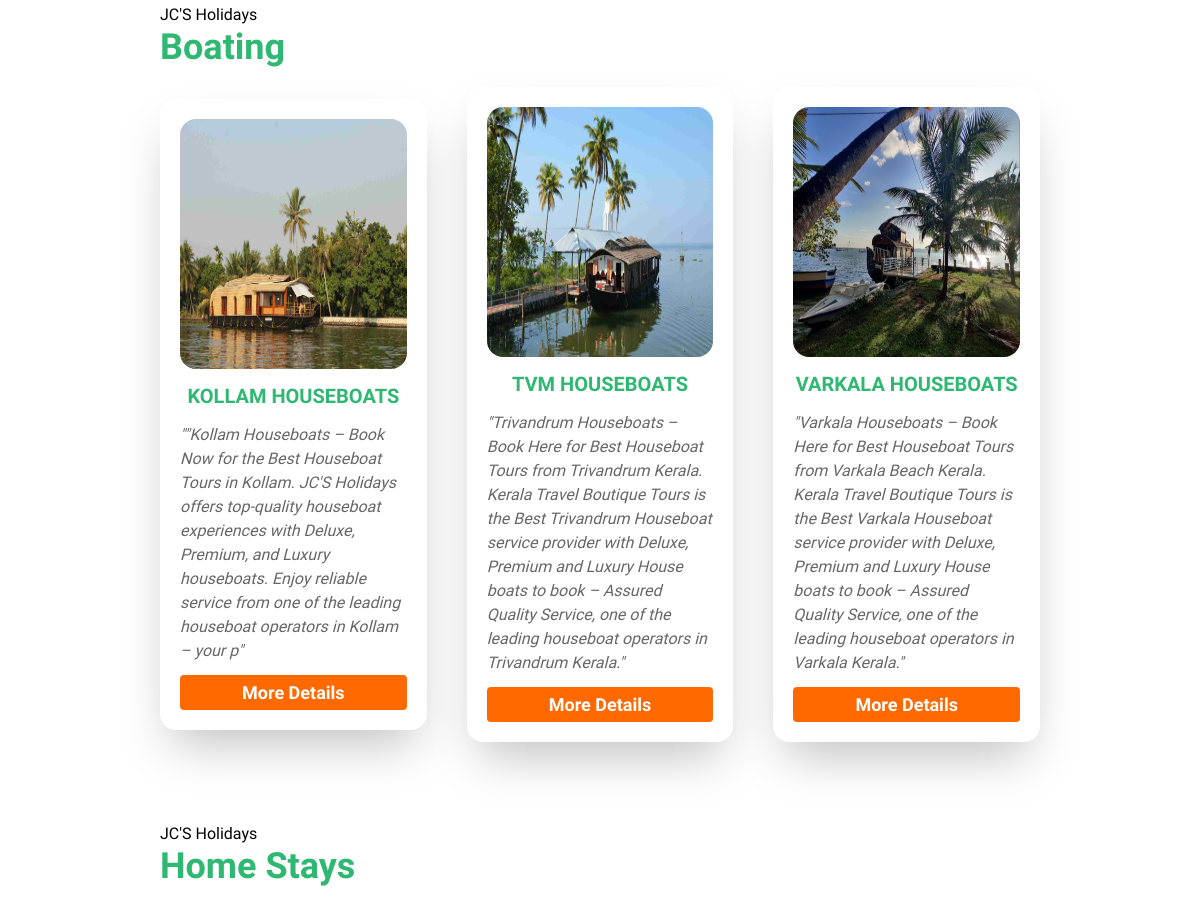
The app's page / (middle part), older data.
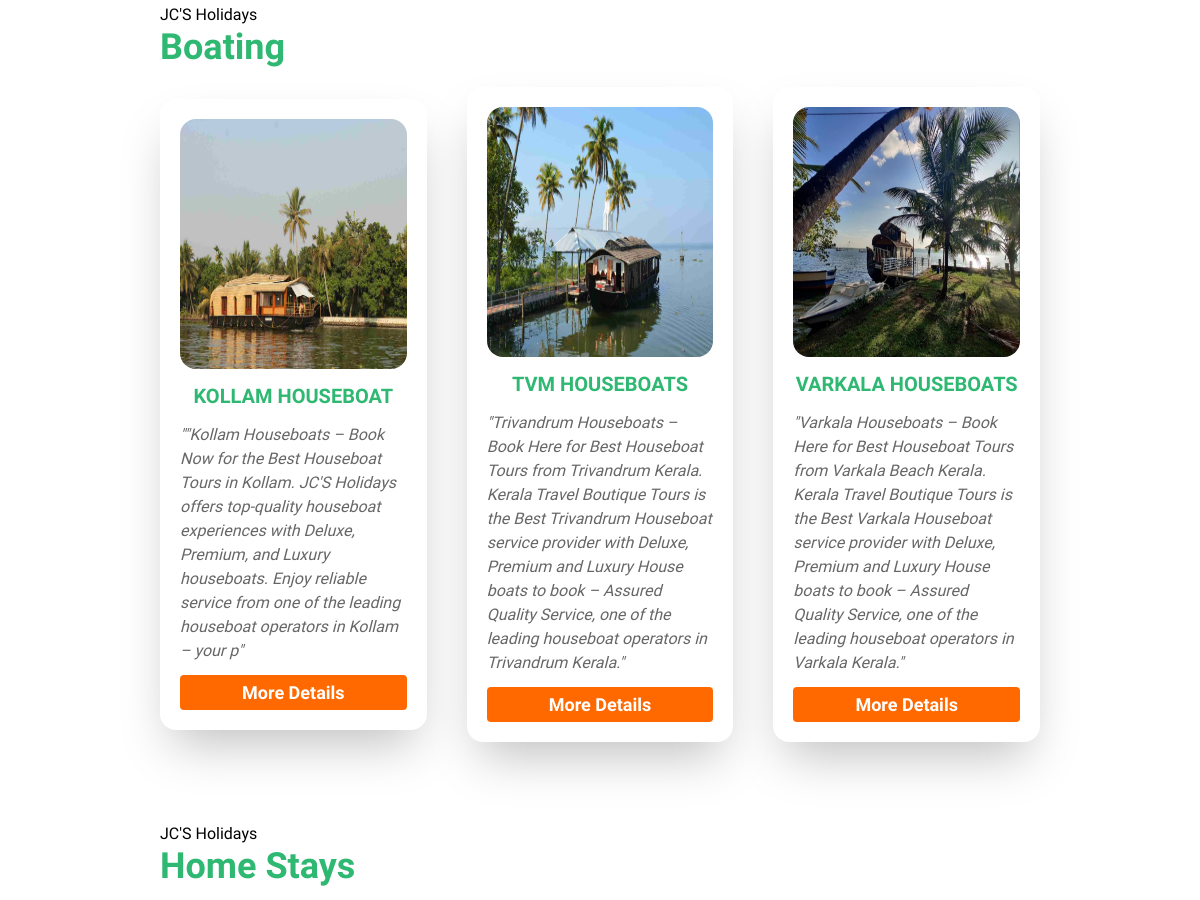
The same page, newer data.
### myapp/models.py (models this page shows, shortened)
class Boat(models.Model):
    slug = models.SlugField(unique=True)
    name = models.CharField(max_length=255)
    image = models.ImageField(upload_to='bots/', default=1)
    video_link = models.CharField(max_length=1255, default=1)
    short_desc = models.TextField(max_length=1255)

### myapp/views.py (the view)
# urls.py: path('', views.index, name='boat'),
def index(request):
    boats= Boat.objects.all()
    return render(request, 'index.html', {
        'boats': boats,
    })

### templates/index.html (shortened to what this page needs)
{% load static %}
<!DOCTYPE html>
<html lang="en">
<head>
    <link href="https://cdn.jsdelivr.net/npm/remixicon@4.5.0/fonts/remixicon.css" rel="stylesheet"/>
    <link rel="stylesheet" href="{% static "css/main.css" %}">
    <link rel="stylesheet" href="{% static "css/style.css" %}">
</head>
<body class="overflow-x-hidden">
    <div class="mx-5 sm:mx-40 my-10 sm:my-20 con">
        <div class="col-span-3">
            <div class="">
                <h4 class="">JC'S Holidays</h4>
                <h5 class="text-4xl font-bold plex text-[#2eb872] mb-5">Boating</h5>
            </div>
        </div>
            <div class="grid sm:grid-cols-3 gap-10">
                {% for p in boats %}
                    <div class="flex justify-center items-center hover:scale-102 tansition duration-300">
                        <div class="p-5 shadow-2xl rounded-2xl">
                            <div class="flex flex-col gap-3 justify-center items-center text-black/60">
                                <img class="rounded-2xl h-[250px] w-full" src="{{ p.image.url }}" alt="">
                                <h5 class="text-[20px] text-[#2eb872] font-bold">{{ p.name }}</h5>
                                <p class="italic">"{{ p.short_desc }}"</p>
                                <a class="px-2 py-1 text-white bg-orange-500 font-bold rounded text-[18px] w-full flex justify-center items-center" href="{% url 'boat' slug=p.slug %}">
                                    <p>More Details</p>
                                </a>
                            </div>
                        </div>
                    </div>
                {% endfor %}
            </div>
    </div>
    <div class="mx-5 sm:mx-40 my-10 sm:my-20 con">
        <div class="">
            <h4 class="">JC'S Holidays</h4>
            <h5 class="text-4xl font-bold plex text-[#2eb872] mb-5">Home Stays</h5>
        </div>
    </div>
</body>
</html>

### static/css/style.css (style rules this page uses)
.plex { font-family: "IBM Plex Sans Condensed", sans-serif; }
.con { font-family: "Roboto Condensed", sans-serif; }

Row changes from the older to the newer data that the page shows:
changed Boat: name "KOLLAM HOUSEBOATS" → "KOLLAM HOUSEBOAT"
